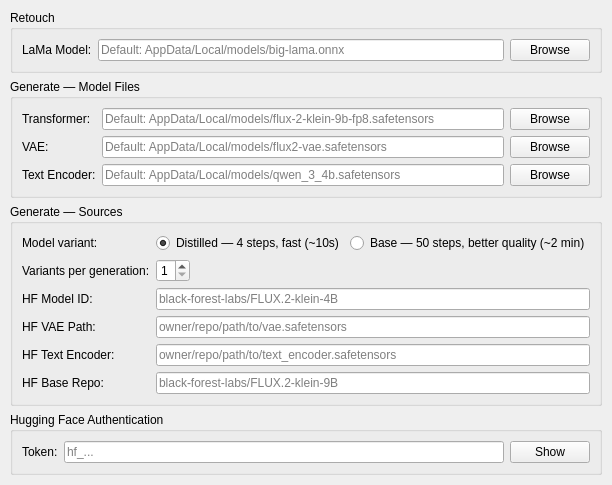
       <widget class="QWidget" name="ai">
        <layout class="QVBoxLayout" name="aiOuterLayout">
         <property name="leftMargin"><number>10</number></property>
         <property name="topMargin"><number>10</number></property>
         <property name="rightMargin"><number>10</number></property>
         <property name="bottomMargin"><number>10</number></property>
         <item>
          <widget class="QGroupBox" name="retouchGroupBox">
           <property name="title"><string>Retouch</string></property>
           <layout class="QFormLayout" name="retouchFormLayout">
            <property name="fieldGrowthPolicy"><enum>QFormLayout::ExpandingFieldsGrow</enum></property>
            <item row="0" column="0">
             <widget class="QLabel" name="lamaModelLabel">
              <property name="text"><string>LaMa Model:</string></property>
             </widget>
            </item>
            <item row="0" column="1">
             <layout class="QHBoxLayout" name="lamaModelRow">
              <item>
               <widget class="QLineEdit" name="lamaModelLineEdit">
                <property name="placeholderText"><string>Default: AppData/Local/models/big-lama.onnx</string></property>
                <property name="toolTip"><string>Local path to the LaMa ONNX model file. Leave empty to use the computed default.</string></property>
               </widget>
              </item>
              <item>
               <widget class="QPushButton" name="lamaModelBrowseButton">
                <property name="text"><string>Browse</string></property>
                <property name="autoDefault"><bool>false</bool></property>
               </widget>
              </item>
             </layout>
            </item>
           </layout>
          </widget>
         </item>
         <item>
          <widget class="QGroupBox" name="generateModelFilesGroupBox">
           <property name="title"><string>Generate — Model Files</string></property>
           <layout class="QFormLayout" name="generateModelFilesFormLayout">
            <property name="fieldGrowthPolicy"><enum>QFormLayout::ExpandingFieldsGrow</enum></property>
            <item row="0" column="0">
             <widget class="QLabel" name="fluxTransformerLabel">
              <property name="text"><string>Transformer:</string></property>
             </widget>
            </item>
            <item row="0" column="1">
             <layout class="QHBoxLayout" name="fluxTransformerRow">
              <item>
               <widget class="QLineEdit" name="fluxTransformerLineEdit">
                <property name="placeholderText"><string>Default: AppData/Local/models/flux-2-klein-9b-fp8.safetensors</string></property>
                <property name="toolTip"><string>Local path to the FLUX transformer safetensors file.</string></property>
               </widget>
              </item>
              <item>
               <widget class="QPushButton" name="fluxTransformerBrowseButton">
                <property name="text"><string>Browse</string></property>
                <property name="autoDefault"><bool>false</bool></property>
               </widget>
              </item>
             </layout>
            </item>
            <item row="1" column="0">
             <widget class="QLabel" name="fluxVaePathLabel">
              <property name="text"><string>VAE:</string></property>
             </widget>
            </item>
            <item row="1" column="1">
             <layout class="QHBoxLayout" name="fluxVaePathRow">
              <item>
               <widget class="QLineEdit" name="fluxVaePathLineEdit">
                <property name="placeholderText"><string>Default: AppData/Local/models/flux2-vae.safetensors</string></property>
                <property name="toolTip"><string>Local path to the FLUX VAE safetensors file.</string></property>
               </widget>
              </item>
              <item>
               <widget class="QPushButton" name="fluxVaeBrowseButton">
                <property name="text"><string>Browse</string></property>
                <property name="autoDefault"><bool>false</bool></property>
               </widget>
              </item>
             </layout>
            </item>
            <item row="2" column="0">
             <widget class="QLabel" name="fluxTextEncPathLabel">
              <property name="text"><string>Text Encoder:</string></property>
             </widget>
            </item>
            <item row="2" column="1">
             <layout class="QHBoxLayout" name="fluxTextEncPathRow">
              <item>
               <widget class="QLineEdit" name="fluxTextEncPathLineEdit">
                <property name="placeholderText"><string>Default: AppData/Local/models/qwen_3_4b.safetensors</string></property>
                <property name="toolTip"><string>Local path to the text encoder safetensors file.</string></property>
               </widget>
              </item>
              <item>
               <widget class="QPushButton" name="fluxTextEncBrowseButton">
                <property name="text"><string>Browse</string></property>
                <property name="autoDefault"><bool>false</bool></property>
               </widget>
              </item>
             </layout>
            </item>
           </layout>
          </widget>
         </item>
         <item>
          <widget class="QGroupBox" name="generateSourcesGroupBox">
           <property name="title"><string>Generate — Sources</string></property>
           <layout class="QFormLayout" name="generateSourcesFormLayout">
            <property name="fieldGrowthPolicy"><enum>QFormLayout::ExpandingFieldsGrow</enum></property>
            <item row="0" column="0">
             <widget class="QLabel" name="fluxVariantLabel">
              <property name="text"><string>Model variant:</string></property>
             </widget>
            </item>
            <item row="0" column="1">
             <layout class="QHBoxLayout" name="fluxVariantRow">
              <item>
               <widget class="QRadioButton" name="fluxDistilledRadio">
                <property name="text"><string>Distilled — 4 steps, fast (~10s)</string></property>
                <property name="checked"><bool>true</bool></property>
               </widget>
              </item>
              <item>
               <widget class="QRadioButton" name="fluxBaseRadio">
                <property name="text"><string>Base — 50 steps, better quality (~2 min)</string></property>
               </widget>
              </item>
             </layout>
            </item>
            <item row="1" column="0">
             <widget class="QLabel" name="fluxBatchCountLabel">
              <property name="text"><string>Variants per generation:</string></property>
             </widget>
            </item>
            <item row="1" column="1">
             <widget class="QSpinBox" name="fluxBatchCountSpinBox">
              <property name="minimum"><number>1</number></property>
              <property name="maximum"><number>8</number></property>
              <property name="value"><number>1</number></property>
              <property name="toolTip"><string>Generate this many variations per prompt. With more than one, a picker appears so you can choose which result to keep.</string></property>
             </widget>
            </item>
            <item row="2" column="0">
             <widget class="QLabel" name="hfModelIdLabel">
              <property name="text"><string>HF Model ID:</string></property>
             </widget>
            </item>
            <item row="2" column="1">
             <widget class="QLineEdit" name="hfModelIdLineEdit">
              <property name="placeholderText"><string>black-forest-labs/FLUX.2-klein-4B</string></property>
              <property name="toolTip"><string>Hugging Face repo ID of the model (leave blank to use the default for the selected variant above).</string></property>
             </widget>
            </item>
            <item row="3" column="0">
             <widget class="QLabel" name="hfVaeLabel">
              <property name="text"><string>HF VAE Path:</string></property>
             </widget>
            </item>
            <item row="3" column="1">
             <widget class="QLineEdit" name="hfVaeLineEdit">
              <property name="placeholderText"><string>owner/repo/path/to/vae.safetensors</string></property>
              <property name="toolTip"><string>Hugging Face path to the VAE safetensors file (repo/filename). Used for FLUX.2-klein models.</string></property>
             </widget>
            </item>
            <item row="4" column="0">
             <widget class="QLabel" name="hfTextEncLabel">
              <property name="text"><string>HF Text Encoder:</string></property>
             </widget>
            </item>
            <item row="4" column="1">
             <widget class="QLineEdit" name="hfTextEncLineEdit">
              <property name="placeholderText"><string>owner/repo/path/to/text_encoder.safetensors</string></property>
              <property name="toolTip"><string>Hugging Face path to the text encoder safetensors file (repo/filename). Used for FLUX.2-klein models.</string></property>
             </widget>
            </item>
            <item row="5" column="0">
             <widget class="QLabel" name="hfBaseRepoLabel">
              <property name="text"><string>HF Base Repo:</string></property>
             </widget>
            </item>
            <item row="5" column="1">
             <widget class="QLineEdit" name="hfBaseRepoLineEdit">
              <property name="placeholderText"><string>black-forest-labs/FLUX.2-klein-9B</string></property>
              <property name="toolTip"><string>BF16 base repo providing the pipeline class, tokenizer and scheduler. Only needed for FLUX.2-klein models.</string></property>
             </widget>
            </item>
           </layout>
          </widget>
         </item>
         <item>
          <widget class="QGroupBox" name="hfAuthGroupBox">
           <property name="title"><string>Hugging Face Authentication</string></property>
           <layout class="QFormLayout" name="hfAuthFormLayout">
            <property name="fieldGrowthPolicy"><enum>QFormLayout::ExpandingFieldsGrow</enum></property>
            <item row="0" column="0">
             <widget class="QLabel" name="hfTokenLabel">
              <property name="text"><string>Token:</string></property>
             </widget>
            </item>
            <item row="0" column="1">
             <layout class="QHBoxLayout" name="hfTokenRow">
              <item>
               <widget class="QLineEdit" name="hfTokenLineEdit">
                <property name="echoMode"><enum>QLineEdit::Password</enum></property>
                <property name="placeholderText"><string>hf_...</string></property>
                <property name="toolTip"><string>Hugging Face access token for gated models. Required for black-forest-labs models.</string></property>
               </widget>
              </item>
              <item>
               <widget class="QPushButton" name="hfTokenShowButton">
                <property name="text"><string>Show</string></property>
                <property name="checkable"><bool>true</bool></property>
                <property name="autoDefault"><bool>false</bool></property>
               </widget>
              </item>
             </layout>
            </item>
           </layout>
          </widget>
         </item>
         <item>
          <spacer name="aiBottomSpacer">
           <property name="orientation"><enum>Qt::Vertical</enum></property>
           <property name="sizeHint" stdset="0"><size><width>0</width><height>0</height></size></property>
          </spacer>
         </item>
        </layout>
       </widget>
